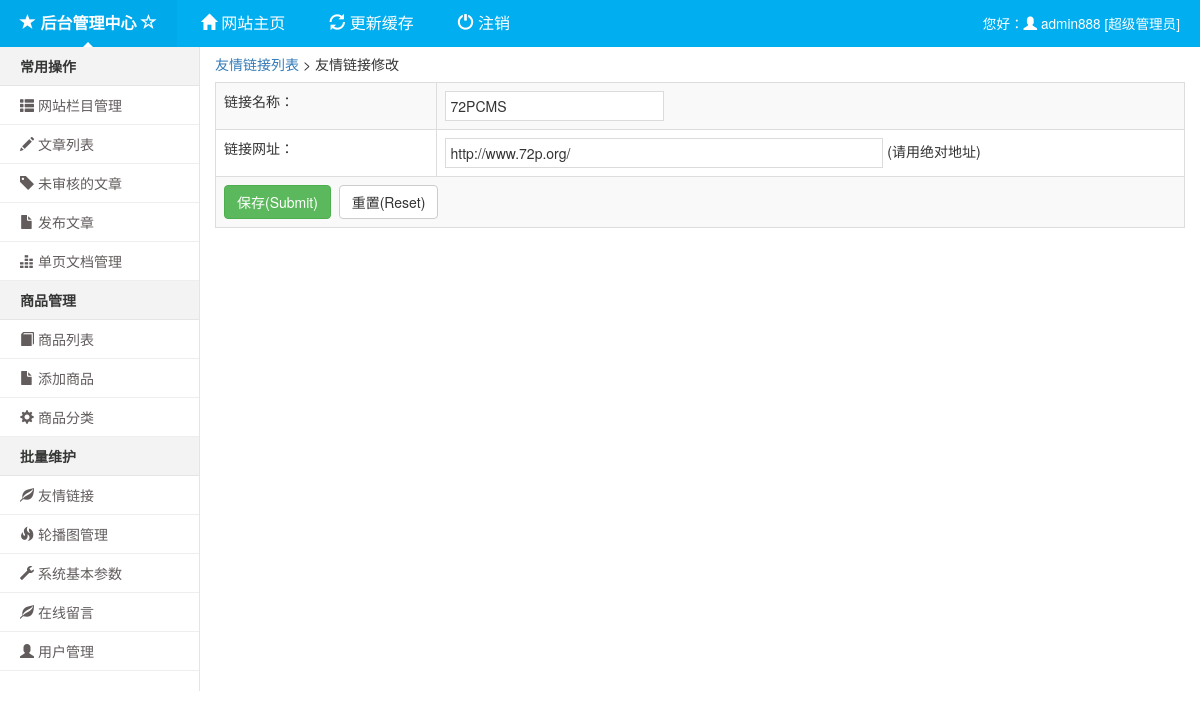
Before: /fladmin/friendlink_edit.php?id=1 (signed in) with the older database file.
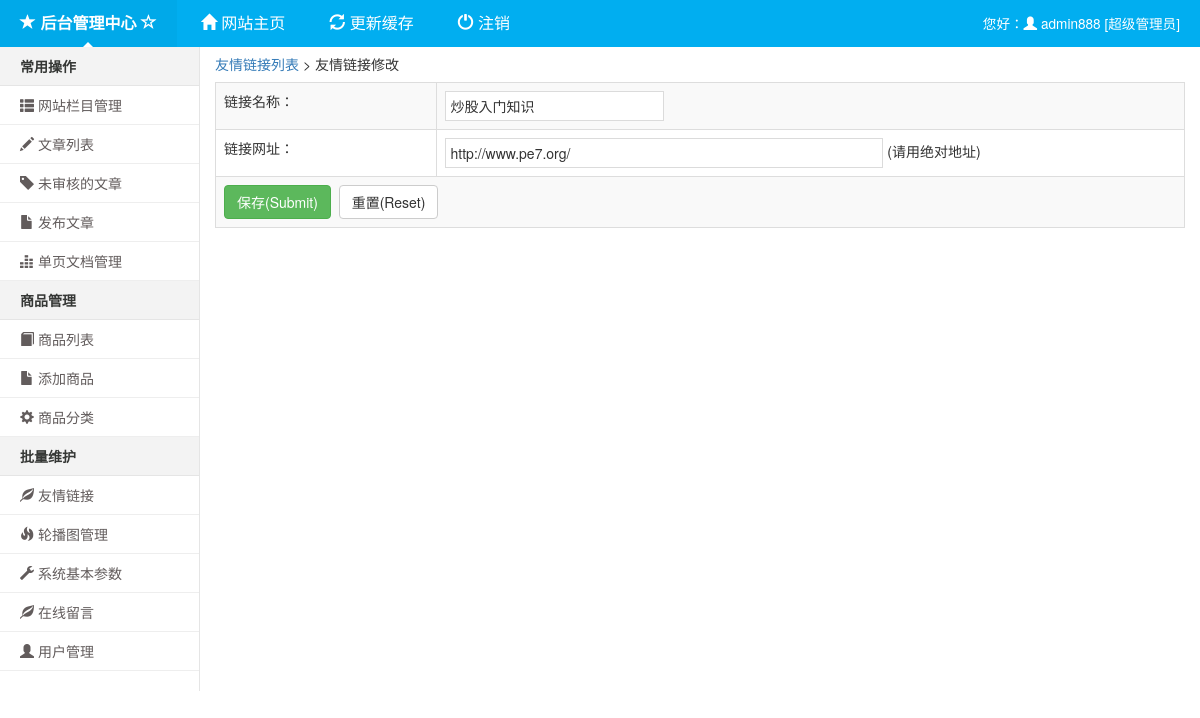
After: the same page with the newer database file.
### tables this page shows
CREATE TABLE `fl_friendlink` (
  `id` smallint(5) NOT NULL AUTO_INCREMENT,
  `webname` varchar(60) NOT NULL DEFAULT '' COMMENT '网站名称',
  `url` varchar(100) NOT NULL DEFAULT '' COMMENT '网址',
  `group_id` smallint(2) NOT NULL DEFAULT '0',
  `rank` smallint(4) DEFAULT '0' COMMENT '排序',
  PRIMARY KEY (`id`)
);

### class/db.class.php (called while the page is built, shortened)
<?php
class db
{
    private $link_id;
    public function __construct()
    {
        $port      = DB_PORT;
        $localhost = $port ? DB_HOST.':'.$port : DB_HOST;
    }
    public function where($param)
    {
        $We=$limit=$order=$like='';
        if(isset($param))
        {
            if(isset($param['where']) && !empty($param['where']))
            {
                if(is_array($param['where']))
                {
                    foreach($param['where'] as $k=>$v)
                    {
						if (!is_numeric($v))
						{
							$v = "'" . mysql_real_escape_string($v) . "'";
						}
                        $We[] = $k.'='.$v;
                    }
                    $We = ' WHERE '.implode(' AND ',$We);
                }
                else
                {
                    $We = ' WHERE '.$param['where'];
                }
            }
        }
        return $We.' '.$like.' '.$order.' '.$limit;
    }
    public function find($tab, $param, $field='*')
    {
        $force = '';
        $We = $this->where($param);
        $sql="SELECT ".$field." FROM ".DB_PRE."$tab $force $We limit 1";
        $result=$this->query($sql);
        $data = mysql_fetch_assoc($result);
        if(!empty($data))
        {
            foreach ($data as $key => $value)
            {
                $data[$key] = stripslashes($value);
            }
        }
        return $data ? $data : array();
    }
	private function connect($dbhost, $dbuser, $dbpw, $dbname, $pconnect = 0,$charset='utf8')
    {
		if( $pconnect==0 )
        {
			$this->link_id = @mysqli_connect($dbhost, $dbuser, $dbpw, true);
			if(!$this->link_id)
            {
				$this->halt("数据库连接失败");
			}
		}
        else
        {
			$this->link_id = @mysql_pconnect($dbhost, $dbuser, $dbpw);
		}
	}
    public function query($sql)
    {
        $query = mysql_query($sql,$this->link_id);
        return $query;
    }
	public function microtime_float()
    {
		list($usec, $sec) = explode(" ", microtime());
		return ((float)$usec + (float)$sec);
	}
}
?>

### fladmin/friendlink_edit.php (the view, shortened to what this page needs)
<?php
require '../common/config.php';
$db = new db();
if(!empty($_REQUEST["id"])){$id = $_REQUEST["id"];}else{$id="";}if(preg_match('/[0-9]*/',$id)){}else{exit;}
$where['where']="id=$id";
$row = $db->find("friendlink",$where);
?>
<!DOCTYPE html><html><head><title>友情链接修改_后台管理</title><?php include 'header.php'; ?>
<div class="container-fluid">
<div class="row">
<div class="col-sm-3 col-md-2 sidebar"><?php include 'leftmenu.php'; ?></div>
<div class="col-sm-9 col-md-10 rightbox"><div id="mainbox">
<h5 class="sub-header"><a href="friendlink_list.php">友情链接列表</a> > 友情链接修改</h5>
<form id="addarc" method="post" action="friendlink_doedit.php" role="form" enctype="multipart/form-data" class="table-responsive">
<table class="table table-striped table-bordered">
<tbody>
    <tr>
        <td>链接名称：</td>
        <td><input name="webname" type="text" id="webname" value="<?php echo $row["webname"]; ?>" class="required" style="width:30%" placeholder="在此输入关键词"></td>
    </tr>
    <tr>
        <td>链接网址：</td>
        <td><input name="url" type="text" id="rpurl" value="<?php echo $row["url"]; ?>" style="width:60%" class="required"> (请用绝对地址)</td>
    </tr>
    <tr>
        <td colspan="2"><button type="submit" class="btn btn-success" value="Submit">保存(Submit)</button>&nbsp;&nbsp;<button type="reset" class="btn btn-default" value="Reset">重置(Reset)</button></td>
    </tr>
</tbody></table></form>
</div></div></div></div>
</body></html>

Changed rows visible on the page:
changed fl_friendlink: webname "72PCMS" → "炒股入门知识"; url "http://www.72p.org/" → "http://www.pe7.org/"
